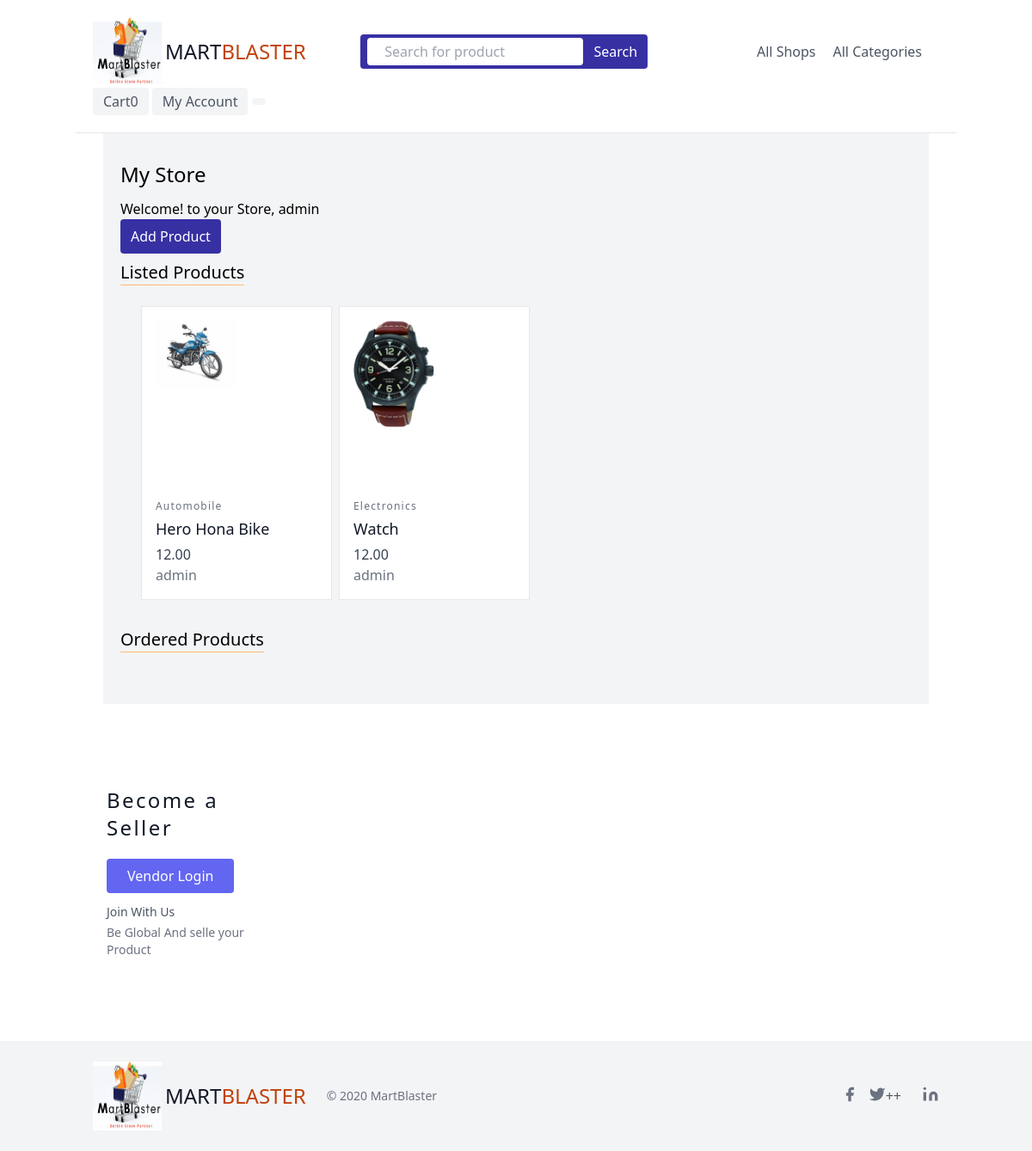
Page /my_store/ (signed in) on the earlier database version.
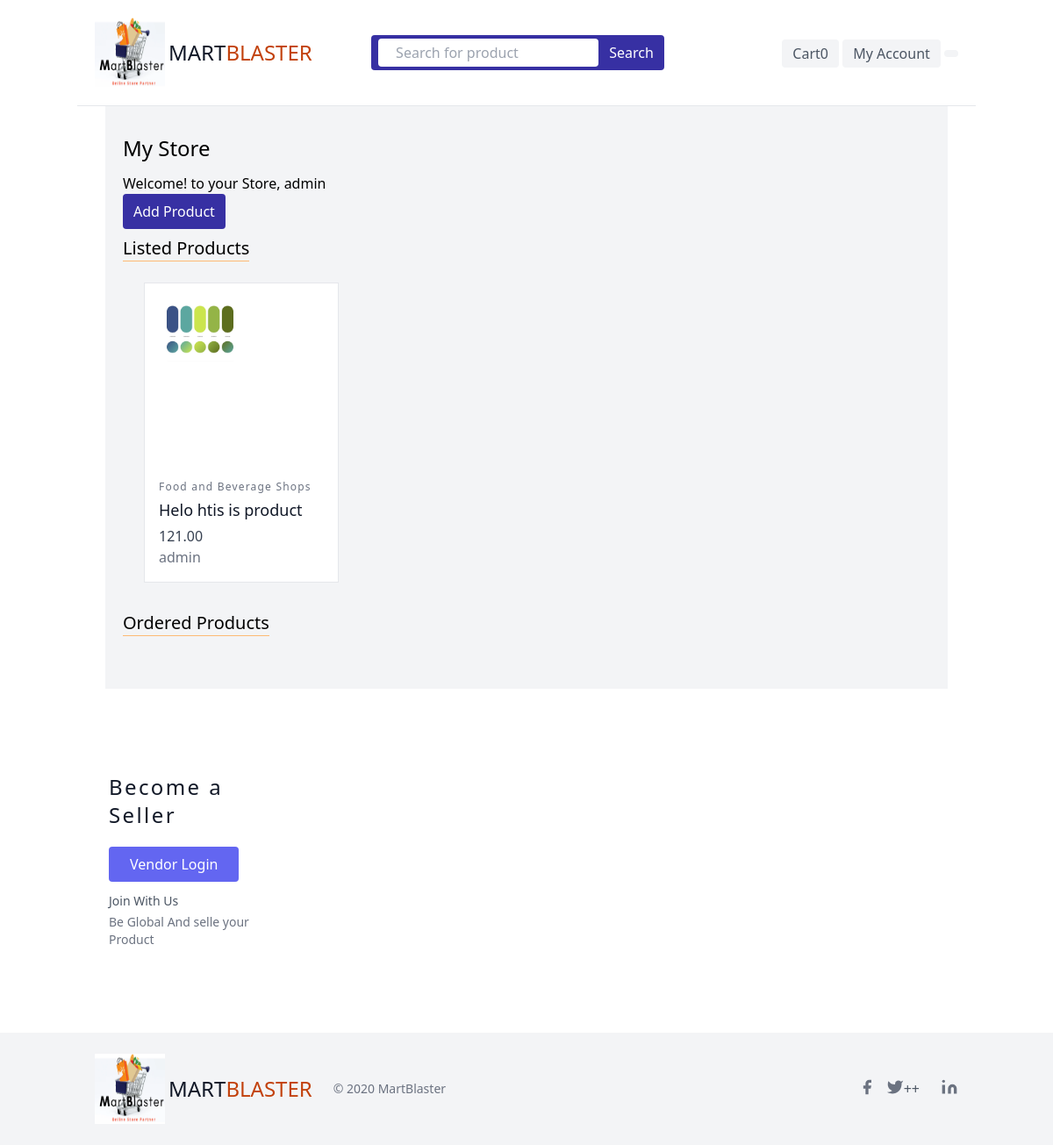
Same page on the later database version.
### store/models.py (models this page shows, shortened)
class Main_Navigation(models.Model):
    title=models.CharField(max_length=100)
    slug=models.SlugField(unique=True)
    ordering = models.IntegerField(default=0)
    class Meta:
        verbose_name='Main Navigation'
        verbose_name_plural="Main Navigations"
        ordering = ['ordering']

class Product(models.Model):
    DRAFT = 'draft'
    WAITING_APPROVAL = 'waitingapproval'
    ACTIVE = 'active'
    DELETED = 'deleted'
    STATUS_CHOICES = (
        (DRAFT, 'Draft'),
        (WAITING_APPROVAL, 'Waiting approval'),
        (ACTIVE, 'Active'),
        (DELETED, 'Deleted'),
    )
    category = models.ForeignKey(Category, related_name='products', on_delete=models.CASCADE)
    vendor = models.ForeignKey(Pasal, related_name='products', on_delete=models.CASCADE,null=True)
    added_by=models.ForeignKey(User,related_name='products',on_delete=models.CASCADE)
    title = models.CharField(max_length=255)
    slug = models.SlugField(max_length=255)
    description = models.TextField(blank=True, null=True)
    price = models.DecimalField(max_digits=8, decimal_places=2)
    date_added = models.DateTimeField(auto_now_add=True)
    image = models.ImageField(upload_to='uploads/', blank=True, null=True)
    thumbnail = models.ImageField(upload_to='uploads/', blank=True, null=True)
    status = models.CharField(max_length=50, choices=STATUS_CHOICES, default=ACTIVE)
    class Meta:
        ordering = ['-date_added']

class Category(models.Model):
    title=models.CharField(max_length=200)
    slug=models.SlugField(unique=True)
    ordering = models.IntegerField(default=0)
    def __str__(self):
        return self.title
    class Meta:
        verbose_name='Category'
        verbose_name_plural="Categories"
        ordering = ['ordering']

### userProfile/views.py (the view)
# urls.py: path('my_store/', my_store,name='my_store'),
@login_required(login_url='/login/',redirect_field_name='next')
def my_store(request):
    seller_products= request.user.products.exclude(status=Product.DELETED)
    products_sold=OrderItem.objects.filter(product__added_by=request.user)
    context={
        "products":seller_products,
        "products_sold":products_sold
    }
    return render(request,'user_profile/my_store.html',context)

### store/cart.py (called while the page is built)
    def cart_len(self):
        return len(self.cart)

### store/cart_context_preprocessor.py (called while the page is built)
def cart(request):
    return {'cart':Cart(request)}

### store/templatetags/main_nav.py (called while the page is built)
@register.inclusion_tag('includes/main_nav.html')
def main_nav():
    main_nav=Main_Navigation.objects.all()
    return {'main_nav':main_nav}

### userProfile/templates/user_profile/my_store.html (shortened to what this page needs)
{% extends 'base.html' %}
{% block main_content %}
<main class=" w-4/5 mx-auto bg-gray-100 px-5 py-5">
    <h2 class="text-2xl my-3  font-medium inline-flex items-center">My Store</h2>
    <h3>Welcome! to your Store, <span class="font-medium">{% firstof request.user.get_full_name request.user.username %} </span></h3>
    <div class="add_product">
        <a href="{%url 'userProfile:add_product'%}"><button class="inline-flex items-center bg-indigo-800 text-white font-medium px-3 py-2 rounded hover:bg-indigo-400">Add Product</button></a>
    </div>
   <div class="my-store-products">
    <h2 class="text-xl border-b border-orange-300 my-2 inline-block">Listed Products</h2>
        <div class="flex flex-wrap m-4">
          {% for product in products %}
          <div class="lg:w-1/4 md:w-1/2 p-4 bg-white border mb-2 ml-2 hover:shadow-xl w-full">
            <a href="{% url 'store:Product_detail' product.id %}" class="block relative h-48 rounded overflow-hidden">
              {% if product.image %}
              <img alt="ecommerce" class="lg:w-1/2 w-full lg:h-auto h-64 object-cover object-center rounded" src="{{product.image.url}}">
              {%endif%}            </a>
            <a href="{% url 'store:Product_detail' product.id %}">
            <div class="mt-4">
              <h3 class="text-gray-500 text-xs tracking-widest title-font mb-1">{{product.category}}</h3>
              <h2 class="text-gray-900 title-font text-lg font-medium">{{product.title}}</h2>
              <div class=""><p class="mt-1 text-gray-700 flex gap-2">{{product.price}}</p><a class="text-gray-500" href="{% url 'userProfile:vendor_detail' product.added_by.id%}"> <p class="">{% firstof product.added_by.get_full_name  product.added_by.username%}</p></a></div>
            </div>
          </a>
          </div>
          {%endfor%}
          </div>
   </div>
   <div class="my-store-ordered-products">
    <h2 class="text-xl border-b border-orange-300 my-2 inline-block">Ordered Products</h2>
   </div>
</main>
{% endblock %}

### store/templates/includes/main_nav.html
{% for nav in main_nav %}
<a href="{% url 'store:category_detail' nav.slug %}" class="mr-5 hover:text-gray-900">{{nav.title}}</a>
{% endfor %}

Differences in the rows shown:
removed Main_Navigation: title "All Shops"
removed Main_Navigation: title "All Categories"
no longer on this page (row edited): Product: image (picture), category "Automobile", title "Hero Hona Bike", price "12.00", added_by.username "admin"
removed Product: image (picture), category "Electronics", title "Watch", price "12.00", added_by.username "admin"
added Product: image (picture), category "Food and Beverage Shops", title "Helo htis is product", price "121.00", added_by.username "admin"
